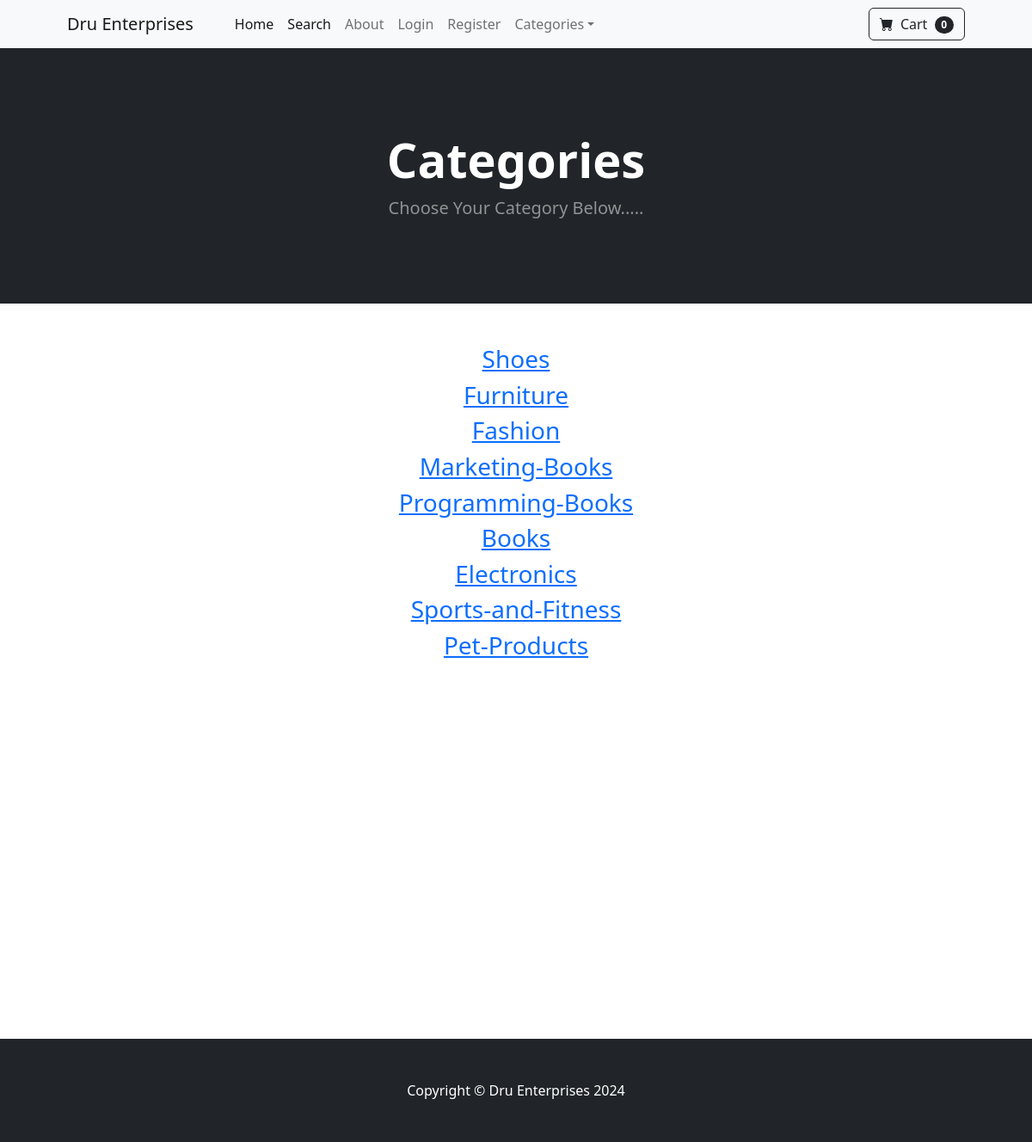
The app's page /category_summary/ with its own data.
### druu/models.py (models this page shows)
class Category(models.Model):
	name = models.CharField(max_length=50)
	def __str__(self):
		return self.name
	class Meta:
		verbose_name_plural = 'categories'

### druu/views.py (the view)
# urls.py: path('category_summary/', views.category_summary, name="category_summary"),
def category_summary(request):
    categories = Category.objects.all()
    return render(request, 'products/category_summary.html', {"categories":categories})

### cart/cart.py (called while the page is built)
    def __len__(self):
        return len(self.cart)

### cart/context_processors.py (called while the page is built)
def cart(request):
    return {'cart':Cart(request)}

### druu/templates/products/category_summary.html
{% extends 'base.html' %}
{% load static %}
{% block content %}
<header class="bg-dark py-5">
    <div class="container px-4 px-lg-5 my-5">
        <div class="text-center text-white">
            <h1 class="display-4 fw-bolder">Categories</h1>
            <p class="lead fw-normal text-white-50 mb-0">Choose Your Category Below.....</p>
        </div>
    </div>
</header>
<div class="container">
    <div class="row">
        <center>
            <div class="col-8">
                <br><br>
                {% for category in categories %}
                <h3><a href="{% url 'category' category %}">{{ category }}</a></h3>
                {% endfor %}
<br><br><br><br><br><br><br><br><br><br><br><br><br><br><br><br><br><br>
            </div>
        </center>
    </div>
</div>
{% endblock %}

### records on screen
Category: name "Shoes"
Category: name "Furniture"
Category: name "Fashion"
Category: name "Marketing-Books"
Category: name "Programming-Books"
Category: name "Books"
Category: name "Electronics"
Category: name "Sports-and-Fitness"
Category: name "Pet-Products"

### other values on screen
{{ cart|length }} "0"
